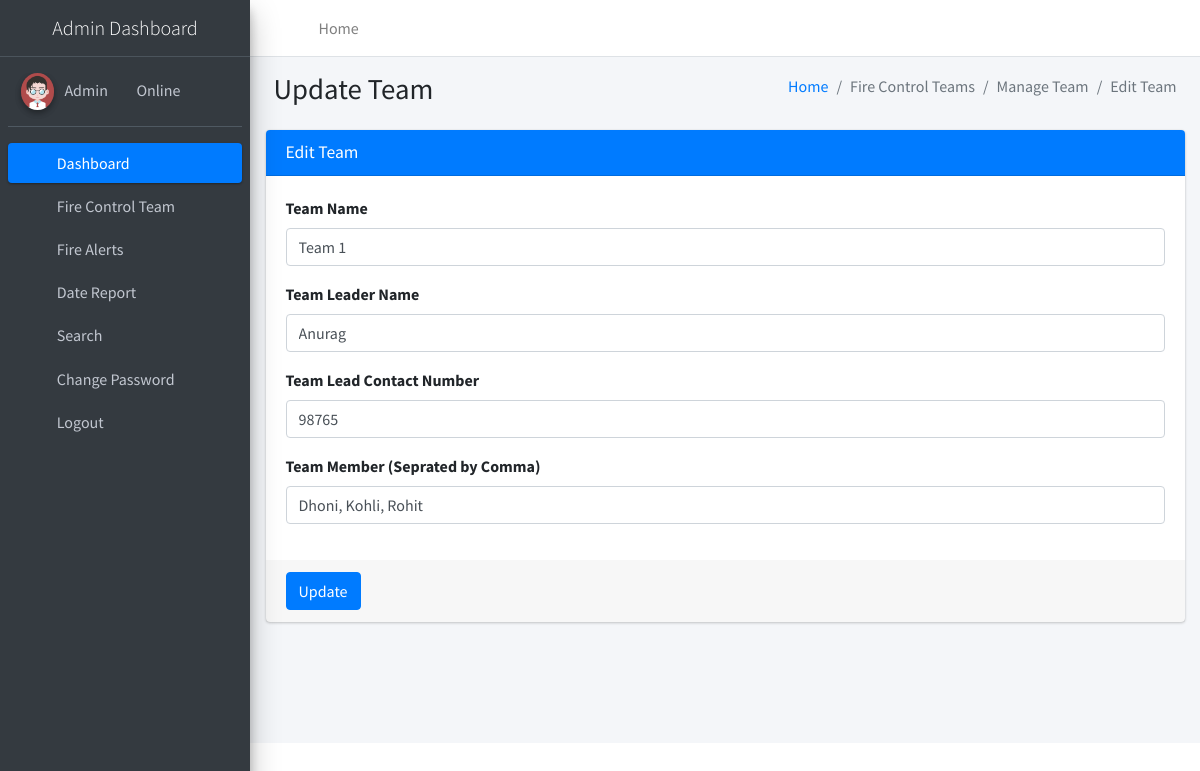
/editTeam/6 (signed in), run on the app's committed database.
### firereport/models.py (models this page shows, shortened)
class Teams(models.Model):
    teamName = models.CharField(max_length=200, null=True)
    teamLeaderName = models.CharField(max_length=250, null=True)
    teamLeadMobno = models.CharField(max_length=15, null=True)
    teamMembers = models.CharField(max_length=300, null=True)
    postingDate = models.DateTimeField(auto_now_add=True)

### firereport/views.py (the view, shortened to what this page needs)
# urls.py: path('editTeam/<int:pid>', editTeam, name='editTeam'),
def editTeam(request,pid):
    if not request.user.is_authenticated:
        return redirect('admin_login')
    teams = Teams.objects.get(id=pid)
    error =""
    return render(request, 'admin/editTeam.html', locals())

### firereport/templates/admin/editTeam.html (shortened to what this page needs)
{% extends 'adminNavbar.html' %}
{% block main %}
{% load static %}
<section class="content">
    <div class="content-header">
        <div class="container-fluid">
            <div class="row mb-2">
                <div class="col-sm-6">
                    <h1 class="m-0">Update Team</h1>
                </div>
                <div class="col-sm-6">
                    <ol class="breadcrumb float-sm-right">
                        <li class="breadcrumb-item"><a href="{% url 'dashboard' %}">Home</a></li>
                        <li class="breadcrumb-item active">Fire Control Teams</li>
                        <li class="breadcrumb-item active">Manage Team</li>
                        <li class="breadcrumb-item active">Edit Team</li>
                    </ol>
                </div>
            </div>
        </div>
    </div>
    <div class="container-fluid">
        <div class="row">
            <div class="col-md-12">
                <div class="card card-primary">
                    <div class="card-header">
                        <h3 class="card-title">Edit Team</h3>
                    </div>
                    <form method="post">
                        <div class="card-body">
                            <div class="form-group">
                                <label>Team Name</label>
                                <input type="text" name="teamName" class="form-control" value="{{teams.teamName}}">
                            </div>
                            <div class="form-group">
                                <label>Team Leader Name</label>
                                <input type="text" name="teamLeaderName" class="form-control" value="{{teams.teamLeaderName}}">
                            </div>
                            <div class="form-group">
                                <label>Team Lead Contact Number</label>
                                <input type="text" name="teamLeadMobno" class="form-control" maxlength="10" value="{{teams.teamLeadMobno}}">
                            </div>
                            <div class="form-group">
                                <label>Team Member (Seprated by Comma)</label>
                                <input type="text" name="teamMembers" class="form-control" value="{{teams.teamMembers}}">
                            </div>
                        </div>
                        <div class="card-footer">
                            <button type="submit" class="btn btn-primary">Update</button>
                        </div>
                    </form>
                </div>
            </div>
        </div>
    </div>
    </div>
{% endblock %}

### data on the page
Teams: teamName "Team 1", teamLeaderName "Anurag", teamLeadMobno "98765", teamMembers "Dhoni, Kohli, Rohit"
